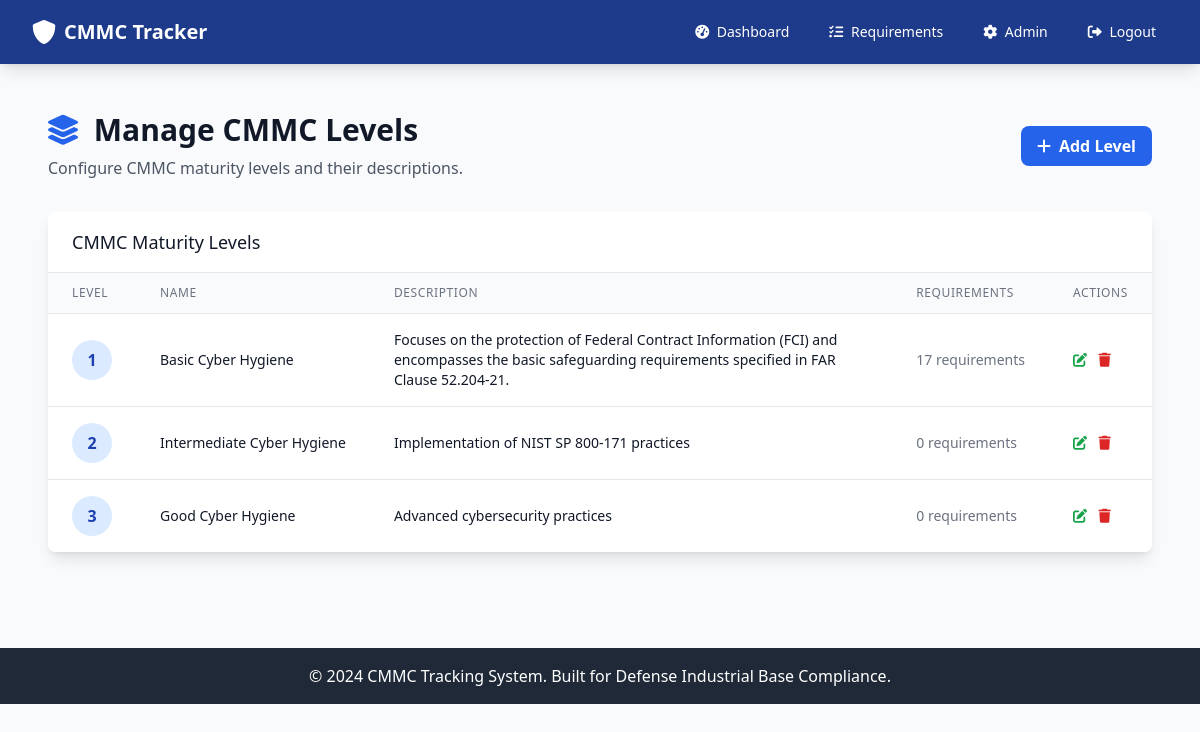
Page /admin/levels (signed in) on the committed database.
### app.py (models this page shows)
class CMMCLevel(db.Model):
    __tablename__ = 'cmmc_level'
    id = db.Column(db.Integer, primary_key=True)
    level_number = db.Column(db.Integer, unique=True, nullable=False)
    name = db.Column(db.String(100), nullable=False)
    description = db.Column(db.Text)
    created_at = db.Column(db.DateTime, default=datetime.utcnow)

### app.py (the view)
@app.route('/admin/levels')
@admin_required
def admin_levels():
    levels = CMMCLevel.query.all()
    return render_template('admin/levels.html', levels=levels)

### app.py (called while the page is built, shortened)
def admin_required(f):
    @wraps(f)
    def decorated_function(*args, **kwargs):
        if 'user_id' not in session:
            flash('Please log in to access this page.', 'warning')
            return redirect(url_for('login'))
        user = User.query.get(session['user_id'])
        if not user or user.role != 'admin':
            flash('Admin access required.', 'error')
            return redirect(url_for('dashboard'))
        return f(*args, **kwargs)
    return decorated_function

@app.before_request
def enforce_device_and_user_authorization():
    open_endpoints = {
        'index', 'login', 'register', 'logout', 'static', 'device_pending'
    }
    if request.endpoint in open_endpoints:
        return None
    if 'user_id' not in session:
        return None
    user = User.query.get(session['user_id'])
    if not user:
        session.clear()
        return redirect(url_for('login'))
    if not user.is_authorized:
        flash('Your account is awaiting authorization by an administrator.', 'warning')
        return redirect(url_for('index'))
    if user.role == 'admin':
        return None

### templates/admin/levels.html (shortened to what this page needs)
{% extends "base.html" %}
{% block content %}
<div class="px-4 py-6">
    <div class="flex justify-between items-center mb-8">
        <div>
            <h1 class="text-3xl font-bold text-gray-900 mb-2">
                <i class="fas fa-layer-group text-blue-600 mr-2"></i>
                Manage CMMC Levels
            </h1>
            <p class="text-gray-600">Configure CMMC maturity levels and their descriptions.</p>
        </div>
        <a href="{{ url_for('admin_add_level') }}" class="bg-blue-600 hover:bg-blue-700 text-white font-bold py-2 px-4 rounded-lg transition duration-200">
            <i class="fas fa-plus mr-2"></i>Add Level
        </a>
    </div>
    <div class="bg-white shadow-lg rounded-lg overflow-hidden">
        <div class="px-6 py-4 border-b border-gray-200">
            <h3 class="text-lg font-medium text-gray-900">CMMC Maturity Levels</h3>
        </div>
        {% if levels %}
        <div class="overflow-x-auto">
            <table class="min-w-full divide-y divide-gray-200">
                <thead class="bg-gray-50">
                    <tr>
                        <th class="px-6 py-3 text-left text-xs font-medium text-gray-500 uppercase tracking-wider">Level</th>
                        <th class="px-6 py-3 text-left text-xs font-medium text-gray-500 uppercase tracking-wider">Name</th>
                        <th class="px-6 py-3 text-left text-xs font-medium text-gray-500 uppercase tracking-wider">Description</th>
                        <th class="px-6 py-3 text-left text-xs font-medium text-gray-500 uppercase tracking-wider">Requirements</th>
                        <th class="px-6 py-3 text-left text-xs font-medium text-gray-500 uppercase tracking-wider">Actions</th>
                    </tr>
                </thead>
                <tbody class="bg-white divide-y divide-gray-200">
                    {% for level in levels %}
                    <tr class="hover:bg-gray-50">
                        <td class="px-6 py-4 whitespace-nowrap">
                            <span class="inline-flex items-center justify-center w-10 h-10 rounded-full bg-blue-100 text-blue-800 font-bold">
                                {{ level.level_number }}
                            </span>
                        </td>
                        <td class="px-6 py-4 whitespace-nowrap">
                            <div class="text-sm font-medium text-gray-900">{{ level.name }}</div>
                        </td>
                        <td class="px-6 py-4">
                            <div class="text-sm text-gray-900">{{ level.description or 'No description provided' }}</div>
                        </td>
                        <td class="px-6 py-4 whitespace-nowrap text-sm text-gray-500">
                            {{ level.requirements|length }} requirements
                        </td>
                        <td class="px-6 py-4 whitespace-nowrap text-sm font-medium space-x-2">
                            <button onclick="editLevel({{ level.id }})" class="text-green-600 hover:text-green-900">
                                <i class="fas fa-edit"></i>
                            </button>
                            <button onclick="deleteLevel({{ level.id }}, {{ level.level_number }})" class="text-red-600 hover:text-red-900">
                                <i class="fas fa-trash"></i>
                            </button>
                        </td>
                    </tr>
                    {% endfor %}
                </tbody>
            </table>
        </div>
        {% endif %}
    </div>
</div>
{% endblock %}

### rows in the picture
CMMCLevel: level_number "1", name "Basic Cyber Hygiene", description "Focuses on the protection of Federal Contract Information (FCI) and encompasses the basic safeguarding requirements specified in FAR Clause 52.204-21.", requirements|length "17"
CMMCLevel: level_number "2", name "Intermediate Cyber Hygiene", description "Implementation of NIST SP 800-171 practices", requirements|length "0"
CMMCLevel: level_number "3", name "Good Cyber Hygiene", description "Advanced cybersecurity practices", requirements|length "0"
